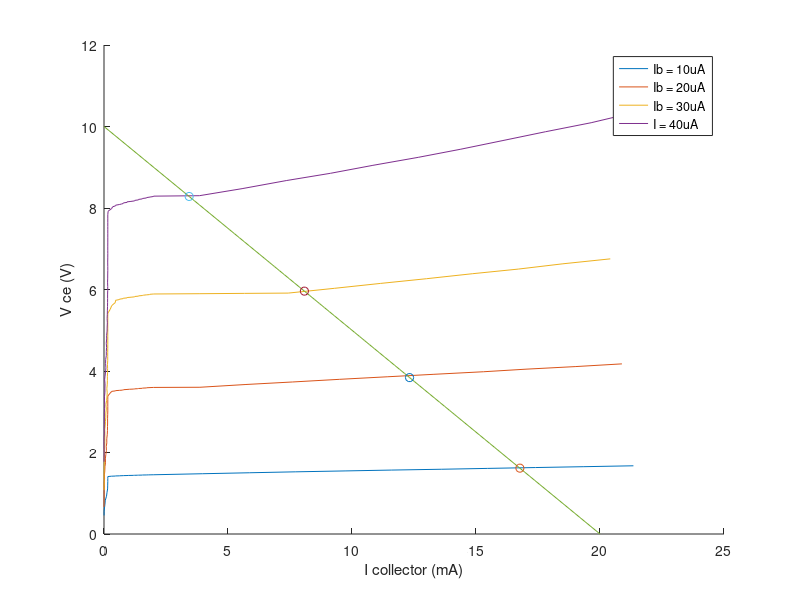

Source code (MATLAB):
clc
clear all
clf 
M = csvread('Curve Tracer Data.csv');

v10 = M(:,3);
i10 = M(:,4);

v20 = M(:,5);
i20 = M(:,6);

v30 = M(:,7);
i30 = M(:,8);

v40 = M(:,9);
i40 = M(:,10);

v10 = v10(v10 ~= 0.0);
i10 = i10(1:length(v10));

v20 = v20(v20 ~= 0.0);
i20 = i20(1:length(v20));

v30 = v30(v30 ~= 0.0);
i30 = i30(1:length(v30));

v40 = v40(v40 ~= 0.0);
i40 = i40(1:length(v40));
vcc = 20;
rc = 2;
vce = linspace(0,20);
ic = vcc/rc - (1/rc)*vce;

for i = 1:length(v10)
    
end
intersect_v40 = 3.434;
intersect_i40 = 8.283;
intersect_v30 = 8.081;
intersect_i30 = 5.96;
intersect_v20 = 12.32;
intersect_i20 = 3.838;
intersect_v10 = 16.77;
intersect_i10 = 1.616;
hold on
plot(v10, i10)
plot(v20, i20)
plot(v30, i30)
plot(v40, i40)
plot(vce, ic)
plot(intersect_v40, intersect_i40, 'o', intersect_v30, intersect_i30, 'o', intersect_v20, intersect_i20, 'o', intersect_v10, intersect_i10, 'o');
legend("Ib = 10uA", "Ib = 20uA", "Ib = 30uA", "I = 40uA")
xlabel("I collector (mA)");
ylabel("V ce (V)");
hold off